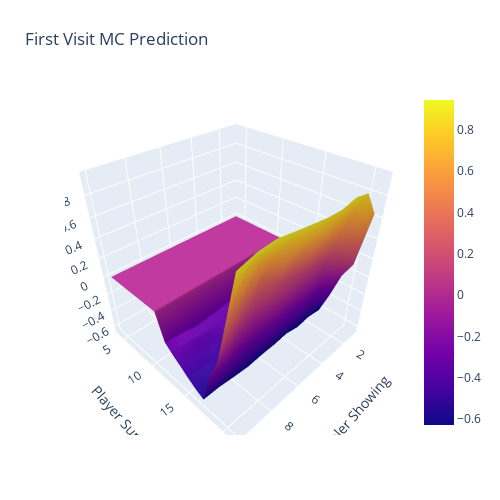

Notebook code for this chart:
### Code cell
episodes = generate_episodes(BlackjackAgent(threshold=18), n_episodes=100_000)
value_function = convert_value_function_to_df(episodes)

z = (
    value_function.pivot(index="player", on="dealer", values="value")
    .drop("player")
    .to_numpy()
)
x = np.arange(1, 11)
y = np.arange(4, 22)

fig = go.Figure(data=[go.Surface(x=x, y=y, z=z)])
fig.update_layout(
    title="First Visit MC Prediction",
    width=500,
    height=500,
    margin=dict(l=65, r=50, b=65, t=90),
    scene=dict(
        xaxis_title="Dealer Showing",
        yaxis_title="Player Sum",
        zaxis_title="Avg. Reward",
    ),
)
fig.show()

### Figure 1 — Plotly figure (JSON) as saved in the notebook; plotly's stock layout.template omitted (floating-point values rounded to 4 significant figures; data arrays with more than 128 entries replaced by an {"elided": "..."} marker saying what was removed)
{"data": [{"type": "surface", "x": [1, 2, 3, 4, 5, 6, 7, 8, 9, 10], "y": [4, 5, 6, 7, 8, 9, 10, 11, 12, 13, 14, 15, 16, 17, 18, 19, 20, 21], "z": {"elided": "18x10 float values"}}], "layout": {"height": 500, "margin": {"b": 65, "l": 65, "r": 50, "t": 90}, "scene": {"xaxis": {"title": {"text": "Dealer Showing"}}, "yaxis": {"title": {"text": "Player Sum"}}, "zaxis": {"title": {"text": "Avg. Reward"}}}, "title": {"text": "First Visit MC Prediction"}, "width": 500}}
